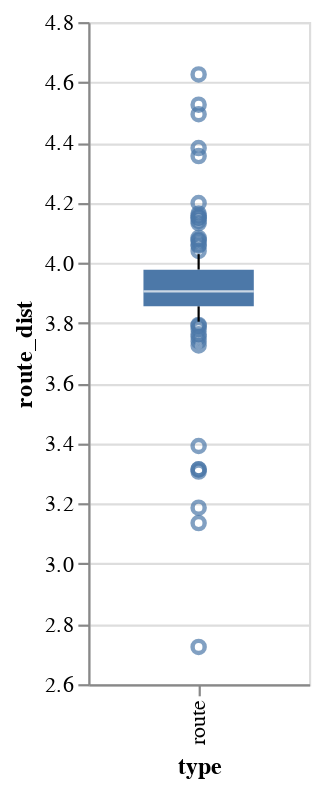

Here is the notebook cell this chart was saved with:
### Code cell
alt.Chart(df_routes).mark_boxplot(size=50, extent=0.5).encode(
    x='type',
    y=alt.Y('route_dist',scale=alt.Scale(zero=False))
).properties(width=100)

### Figure 1 — Vega-Lite specification as saved in the notebook (floating-point values rounded to 4 significant figures)
{"config": {"view": {"continuousWidth": 400, "continuousHeight": 300}}, "data": {"name": "data-57f0f8279ef0262f6bd9412f0ca9efe3"}, "mark": {"type": "boxplot", "extent": 0.5, "size": 50}, "encoding": {"x": {"type": "nominal", "field": "type"}, "y": {"type": "quantitative", "field": "route_dist", "scale": {"zero": false}}}, "width": 100, "$schema": "https://vega.github.io/schema/vega-lite/v4.8.1.json", "datasets": {"data-57f0f8279ef0262f6bd9412f0ca9efe3": [{"start_lon": 9.037, "start_lat": 48.66, "stop_lon": 9.01, "stop_lat": 48.67, "route_dist": 4.494, "route_time": 0.3415, "beeline_dist": 2.135, "beeline_factor": 2.105, "speed": 13.16, "type": "route"}, {"start_lon": 9.339, "start_lat": 48.75, "stop_lon": 9.296, "stop_lat": 48.74, "route_dist": 3.815, "route_time": 0.4096, "beeline_dist": 3.34, "beeline_factor": 1.142, "speed": 9.313, "type": "route"}, {"start_lon": 9.037, "start_lat": 48.84, "stop_lon": 9.042, "stop_lat": 48.87, "route_dist": 4.011, "route_time": 0.3164, "beeline_dist": 3.433, "beeline_factor": 1.168, "speed": 12.68, "type": "route"}, {"start_lon": 9.144, "start_lat": 48.69, "stop_lon": 9.115, "stop_lat": 48.67, "route_dist": 3.804, "route_time": 0.299, "beeline_dist": 3.113, "beeline_factor": 1.222, "speed": 12.72, "type": "route"}, {"start_lon": 9.262, "start_lat": 48.69, "stop_lon": 9.292, "stop_lat": 48.71, "route_dist": 4.526, "route_time": 0.2689, "beeline_dist": 3.065, "beeline_factor": 1.477, "speed": 16.83, "type": "route"}, {"start_lon": 9.249, "start_lat": 48.78, "stop_lon": 9.276, "stop_lat": 48.75, "route_dist": 4.15, "route_time": 0.2692, "beeline_dist": 3.476, "beeline_factor": 1.194, "speed": 15.41, "type": "route"}, {"start_lon": 9.219, "start_lat": 48.76, "stop_lon": 9.184, "stop_lat": 48.77, "route_dist": 3.904, "route_time": 0.2861, "beeline_dist": 3.158, "beeline_factor": 1.236, "speed": 13.65, "type": "route"}, {"start_lon": 9.068, "start_lat": 48.79, "stop_lon": 9.075, "stop_lat": 48.81, "route_dist": 3.314, "route_time": 0.2906, "beeline_dist": 2.416, "beeline_factor": 1.372, "speed": 11.4, "type": "route"}, {"start_lon": 9.168, "start_lat": 48.81, "stop_lon": 9.198, "stop_lat": 48.79, "route_dist": 3.887, "route_time": 0.3428, "beeline_dist": 2.875, "beeline_factor": 1.352, "speed": 11.34, "type": "route"}, {"start_lon": 9.151, "start_lat": 48.78, "stop_lon": 9.162, "stop_lat": 48.81, "route_dist": 3.888, "route_time": 0.3009, "beeline_dist": 3.247, "beeline_factor": 1.197, "speed": 12.92, "type": "route"}, {"start_lon": 9.178, "start_lat": 48.79, "stop_lon": 9.207, "stop_lat": 48.81, "route_dist": 3.9, "route_time": 0.2533, "beeline_dist": 3.307, "beeline_factor": 1.179, "speed": 15.39, "type": "route"}, {"start_lon": 9.194, "start_lat": 48.69, "stop_lon": 9.236, "stop_lat": 48.69, "route_dist": 3.314, "route_time": 0.1989, "beeline_dist": 3.05, "beeline_factor": 1.087, "speed": 16.66, "type": "route"}, {"start_lon": 9.154, "start_lat": 48.73, "stop_lon": 9.122, "stop_lat": 48.72, "route_dist": 3.947, "route_time": 0.2388, "beeline_dist": 3.079, "beeline_factor": 1.282, "speed": 16.53, "type": "route"}, {"start_lon": 9.254, "start_lat": 48.83, "stop_lon": 9.268, "stop_lat": 48.86, "route_dist": 3.892, "route_time": 0.251, "beeline_dist": 3.467, "beeline_factor": 1.123, "speed": 15.51, "type": "route"}, {"start_lon": 9.14, "start_lat": 48.69, "stop_lon": 9.095, "stop_lat": 48.69, "route_dist": 3.949, "route_time": 0.2549, "beeline_dist": 3.292, "beeline_factor": 1.199, "speed": 15.49, "type": "route"}, {"start_lon": 9.253, "start_lat": 48.78, "stop_lon": 9.22, "stop_lat": 48.8, "route_dist": 3.894, "route_time": 0.2362, "beeline_dist": 3.445, "beeline_factor": 1.13, "speed": 16.48, "type": "route"}, {"start_lon": 9.282, "start_lat": 48.76, "stop_lon": 9.312, "stop_lat": 48.74, "route_dist": 3.725, "route_time": 0.2933, "beeline_dist": 3.102, "beeline_factor": 1.201, "speed": 12.7, "type": "route"}, {"start_lon": 9.047, "start_lat": 48.73, "stop_lon": 9.027, "stop_lat": 48.71, "route_dist": 3.901, "route_time": 0.2167, "beeline_dist": 2.909, "beeline_factor": 1.341, "speed": 18.0, "type": "route"}, {"start_lon": 9.276, "start_lat": 48.78, "stop_lon": 9.24, "stop_lat": 48.77, "route_dist": 4.029, "route_time": 0.2942, "beeline_dist": 2.853, "beeline_factor": 1.412, "speed": 13.7, "type": "route"}, {"start_lon": 8.96, "start_lat": 48.72, "stop_lon": 9.007, "stop_lat": 48.73, "route_dist": 3.832, "route_time": 0.2396, "beeline_dist": 3.46, "beeline_factor": 1.108, "speed": 16.0, "type": "route"}, {"start_lon": 9.158, "start_lat": 48.85, "stop_lon": 9.175, "stop_lat": 48.82, "route_dist": 3.957, "route_time": 0.2504, "beeline_dist": 3.489, "beeline_factor": 1.134, "speed": 15.8, "type": "route"}, {"start_lon": 9.096, "start_lat": 48.83, "stop_lon": 9.075, "stop_lat": 48.85, "route_dist": 3.955, "route_time": 0.2198, "beeline_dist": 3.292, "beeline_factor": 1.202, "speed": 18.0, "type": "route"}, {"start_lon": 9.277, "start_lat": 48.8, "stop_lon": 9.234, "stop_lat": 48.8, "route_dist": 3.898, "route_time": 0.2284, "beeline_dist": 3.134, "beeline_factor": 1.244, "speed": 17.06, "type": "route"}, {"start_lon": 9.162, "start_lat": 48.71, "stop_lon": 9.204, "stop_lat": 48.71, "route_dist": 3.922, "route_time": 0.2396, "beeline_dist": 3.083, "beeline_factor": 1.272, "speed": 16.37, "type": "route"}, {"start_lon": 9.17, "start_lat": 48.78, "stop_lon": 9.19, "stop_lat": 48.81, "route_dist": 3.985, "route_time": 0.2635, "beeline_dist": 3.456, "beeline_factor": 1.153, "speed": 15.12, "type": "route"}, {"start_lon": 9.242, "start_lat": 48.68, "stop_lon": 9.254, "stop_lat": 48.71, "route_dist": 3.909, "route_time": 0.2172, "beeline_dist": 3.146, "beeline_factor": 1.243, "speed": 18.0, "type": "route"}, {"start_lon": 9.182, "start_lat": 48.77, "stop_lon": 9.22, "stop_lat": 48.78, "route_dist": 4.018, "route_time": 0.3573, "beeline_dist": 2.991, "beeline_factor": 1.343, "speed": 11.24, "type": "route"}, {"start_lon": 9.138, "start_lat": 48.69, "stop_lon": 9.104, "stop_lat": 48.72, "route_dist": 3.948, "route_time": 0.2628, "beeline_dist": 3.481, "beeline_factor": 1.134, "speed": 15.02, "type": "route"}, {"start_lon": 9.173, "start_lat": 48.76, "stop_lon": 9.136, "stop_lat": 48.78, "route_dist": 3.965, "route_time": 0.3335, "beeline_dist": 3.168, "beeline_factor": 1.252, "speed": 11.89, "type": "route"}, {"start_lon": 9.036, "start_lat": 48.8, "stop_lon": 9.025, "stop_lat": 48.78, "route_dist": 3.925, "route_time": 0.3391, "beeline_dist": 2.643, "beeline_factor": 1.485, "speed": 11.57, "type": "route"}, {"start_lon": 9.231, "start_lat": 48.84, "stop_lon": 9.236, "stop_lat": 48.81, "route_dist": 3.92, "route_time": 0.3749, "beeline_dist": 3.195, "beeline_factor": 1.227, "speed": 10.46, "type": "route"}, {"start_lon": 9.241, "start_lat": 48.75, "stop_lon": 9.215, "stop_lat": 48.73, "route_dist": 3.845, "route_time": 0.2524, "beeline_dist": 3.091, "beeline_factor": 1.244, "speed": 15.23, "type": "route"}, {"start_lon": 8.952, "start_lat": 48.69, "stop_lon": 8.967, "stop_lat": 48.72, "route_dist": 3.857, "route_time": 0.2188, "beeline_dist": 3.177, "beeline_factor": 1.214, "speed": 17.63, "type": "route"}, {"start_lon": 9.213, "start_lat": 48.67, "stop_lon": 9.236, "stop_lat": 48.69, "route_dist": 3.187, "route_time": 0.2089, "beeline_dist": 2.702, "beeline_factor": 1.179, "speed": 15.25, "type": "route"}, {"start_lon": 9.039, "start_lat": 48.71, "stop_lon": 8.99, "stop_lat": 48.71, "route_dist": 3.859, "route_time": 0.2146, "beeline_dist": 3.612, "beeline_factor": 1.069, "speed": 17.98, "type": "route"}, {"start_lon": 9.228, "start_lat": 48.81, "stop_lon": 9.19, "stop_lat": 48.82, "route_dist": 3.922, "route_time": 0.2714, "beeline_dist": 2.935, "beeline_factor": 1.336, "speed": 14.45, "type": "route"}, {"start_lon": 9.258, "start_lat": 48.79, "stop_lon": 9.218, "stop_lat": 48.8, "route_dist": 3.754, "route_time": 0.2256, "beeline_dist": 3.077, "beeline_factor": 1.22, "speed": 16.64, "type": "route"}, {"start_lon": 9.171, "start_lat": 48.79, "stop_lon": 9.187, "stop_lat": 48.82, "route_dist": 3.794, "route_time": 0.219, "beeline_dist": 3.093, "beeline_factor": 1.227, "speed": 17.32, "type": "route"}, {"start_lon": 8.964, "start_lat": 48.74, "stop_lon": 8.998, "stop_lat": 48.72, "route_dist": 3.958, "route_time": 0.2628, "beeline_dist": 3.31, "beeline_factor": 1.196, "speed": 15.06, "type": "route"}, {"start_lon": 9.03, "start_lat": 48.84, "stop_lon": 8.994, "stop_lat": 48.85, "route_dist": 3.822, "route_time": 0.2292, "beeline_dist": 3.197, "beeline_factor": 1.196, "speed": 16.68, "type": "route"}, {"start_lon": 9.37, "start_lat": 48.73, "stop_lon": 9.325, "stop_lat": 48.73, "route_dist": 3.834, "route_time": 0.2373, "beeline_dist": 3.324, "beeline_factor": 1.153, "speed": 16.16, "type": "route"}, {"start_lon": 9.344, "start_lat": 48.69, "stop_lon": 9.341, "stop_lat": 48.72, "route_dist": 3.874, "route_time": 0.3453, "beeline_dist": 2.791, "beeline_factor": 1.388, "speed": 11.22, "type": "route"}, {"start_lon": 9.042, "start_lat": 48.69, "stop_lon": 9.035, "stop_lat": 48.71, "route_dist": 4.072, "route_time": 0.2263, "beeline_dist": 2.368, "beeline_factor": 1.719, "speed": 18.0, "type": "route"}, {"start_lon": 9.142, "start_lat": 48.86, "stop_lon": 9.134, "stop_lat": 48.83, "route_dist": 3.763, "route_time": 0.2195, "beeline_dist": 3.129, "beeline_factor": 1.203, "speed": 17.15, "type": "route"}, {"start_lon": 9.213, "start_lat": 48.83, "stop_lon": 9.191, "stop_lat": 48.81, "route_dist": 4.02, "route_time": 0.4137, "beeline_dist": 3.118, "beeline_factor": 1.289, "speed": 9.718, "type": "route"}, {"start_lon": 9.339, "start_lat": 48.75, "stop_lon": 9.331, "stop_lat": 48.72, "route_dist": 3.975, "route_time": 0.305, "beeline_dist": 2.888, "beeline_factor": 1.376, "speed": 13.03, "type": "route"}, {"start_lon": 9.139, "start_lat": 48.7, "stop_lon": 9.11, "stop_lat": 48.68, "route_dist": 3.78, "route_time": 0.2333, "beeline_dist": 2.98, "beeline_factor": 1.268, "speed": 16.2, "type": "route"}, {"start_lon": 9.15, "start_lat": 48.84, "stop_lon": 9.189, "stop_lat": 48.86, "route_dist": 3.892, "route_time": 0.2754, "beeline_dist": 3.271, "beeline_factor": 1.19, "speed": 14.13, "type": "route"}, {"start_lon": 8.919, "start_lat": 48.78, "stop_lon": 8.963, "stop_lat": 48.79, "route_dist": 4.15, "route_time": 0.2736, "beeline_dist": 3.541, "beeline_factor": 1.172, "speed": 15.17, "type": "route"}, {"start_lon": 9.325, "start_lat": 48.72, "stop_lon": 9.319, "stop_lat": 48.69, "route_dist": 4.626, "route_time": 0.4037, "beeline_dist": 3.205, "beeline_factor": 1.443, "speed": 11.46, "type": "route"}, {"start_lon": 9.135, "start_lat": 48.7, "stop_lon": 9.116, "stop_lat": 48.72, "route_dist": 3.883, "route_time": 0.2217, "beeline_dist": 3.112, "beeline_factor": 1.248, "speed": 17.52, "type": "route"}, {"start_lon": 9.103, "start_lat": 48.78, "stop_lon": 9.084, "stop_lat": 48.8, "route_dist": 3.866, "route_time": 0.2899, "beeline_dist": 2.696, "beeline_factor": 1.434, "speed": 13.34, "type": "route"}, {"start_lon": 8.968, "start_lat": 48.81, "stop_lon": 9.007, "stop_lat": 48.8, "route_dist": 4.061, "route_time": 0.2401, "beeline_dist": 3.218, "beeline_factor": 1.262, "speed": 16.91, "type": "route"}, {"start_lon": 9.23, "start_lat": 48.78, "stop_lon": 9.22, "stop_lat": 48.8, "route_dist": 3.897, "route_time": 0.3023, "beeline_dist": 3.11, "beeline_factor": 1.253, "speed": 12.89, "type": "route"}, {"start_lon": 9.124, "start_lat": 48.67, "stop_lon": 9.136, "stop_lat": 48.64, "route_dist": 4.164, "route_time": 0.2601, "beeline_dist": 3.287, "beeline_factor": 1.267, "speed": 16.01, "type": "route"}, {"start_lon": 9.207, "start_lat": 48.8, "stop_lon": 9.177, "stop_lat": 48.77, "route_dist": 3.93, "route_time": 0.2459, "beeline_dist": 3.669, "beeline_factor": 1.071, "speed": 15.98, "type": "route"}, {"start_lon": 9.167, "start_lat": 48.7, "stop_lon": 9.146, "stop_lat": 48.67, "route_dist": 3.905, "route_time": 0.2197, "beeline_dist": 3.431, "beeline_factor": 1.138, "speed": 17.77, "type": "route"}, {"start_lon": 9.294, "start_lat": 48.76, "stop_lon": 9.332, "stop_lat": 48.75, "route_dist": 3.817, "route_time": 0.2729, "beeline_dist": 3.014, "beeline_factor": 1.266, "speed": 13.99, "type": "route"}, {"start_lon": 9.178, "start_lat": 48.72, "stop_lon": 9.179, "stop_lat": 48.69, "route_dist": 3.983, "route_time": 0.2799, "beeline_dist": 3.139, "beeline_factor": 1.269, "speed": 14.23, "type": "route"}, {"start_lon": 9.016, "start_lat": 48.78, "stop_lon": 9.055, "stop_lat": 48.77, "route_dist": 4.132, "route_time": 0.2469, "beeline_dist": 3.292, "beeline_factor": 1.255, "speed": 16.73, "type": "route"}, {"start_lon": 9.16, "start_lat": 48.76, "stop_lon": 9.138, "stop_lat": 48.78, "route_dist": 3.906, "route_time": 0.2792, "beeline_dist": 2.876, "beeline_factor": 1.358, "speed": 13.99, "type": "route"}, {"start_lon": 9.106, "start_lat": 48.8, "stop_lon": 9.117, "stop_lat": 48.82, "route_dist": 3.135, "route_time": 0.1901, "beeline_dist": 2.765, "beeline_factor": 1.134, "speed": 16.5, "type": "route"}, {"start_lon": 9.217, "start_lat": 48.82, "stop_lon": 9.254, "stop_lat": 48.81, "route_dist": 4.199, "route_time": 0.2815, "beeline_dist": 2.756, "beeline_factor": 1.523, "speed": 14.92, "type": "route"}, {"start_lon": 9.016, "start_lat": 48.71, "stop_lon": 9.001, "stop_lat": 48.68, "route_dist": 3.922, "route_time": 0.2552, "beeline_dist": 3.245, "beeline_factor": 1.209, "speed": 15.37, "type": "route"}, {"start_lon": 9.048, "start_lat": 48.71, "stop_lon": 9.09, "stop_lat": 48.72, "route_dist": 3.791, "route_time": 0.2541, "beeline_dist": 3.247, "beeline_factor": 1.167, "speed": 14.92, "type": "route"}, {"start_lon": 9.343, "start_lat": 48.73, "stop_lon": 9.301, "stop_lat": 48.73, "route_dist": 3.97, "route_time": 0.2737, "beeline_dist": 3.209, "beeline_factor": 1.237, "speed": 14.5, "type": "route"}, {"start_lon": 9.19, "start_lat": 48.78, "stop_lon": 9.156, "stop_lat": 48.79, "route_dist": 3.937, "route_time": 0.3316, "beeline_dist": 2.933, "beeline_factor": 1.342, "speed": 11.87, "type": "route"}, {"start_lon": 9.107, "start_lat": 48.72, "stop_lon": 9.077, "stop_lat": 48.73, "route_dist": 3.74, "route_time": 0.2398, "beeline_dist": 2.654, "beeline_factor": 1.409, "speed": 15.59, "type": "route"}, {"start_lon": 9.197, "start_lat": 48.77, "stop_lon": 9.237, "stop_lat": 48.77, "route_dist": 4.083, "route_time": 0.2843, "beeline_dist": 2.993, "beeline_factor": 1.364, "speed": 14.36, "type": "route"}, {"start_lon": 9.277, "start_lat": 48.75, "stop_lon": 9.244, "stop_lat": 48.74, "route_dist": 3.896, "route_time": 0.3388, "beeline_dist": 2.606, "beeline_factor": 1.495, "speed": 11.5, "type": "route"}, {"start_lon": 9.144, "start_lat": 48.7, "stop_lon": 9.112, "stop_lat": 48.68, "route_dist": 3.805, "route_time": 0.2723, "beeline_dist": 2.941, "beeline_factor": 1.294, "speed": 13.97, "type": "route"}, {"start_lon": 9.313, "start_lat": 48.78, "stop_lon": 9.348, "stop_lat": 48.75, "route_dist": 3.952, "route_time": 0.2611, "beeline_dist": 3.629, "beeline_factor": 1.089, "speed": 15.14, "type": "route"}, {"start_lon": 9.286, "start_lat": 48.7, "stop_lon": 9.314, "stop_lat": 48.72, "route_dist": 3.829, "route_time": 0.2181, "beeline_dist": 3.087, "beeline_factor": 1.24, "speed": 17.56, "type": "route"}, {"start_lon": 9.22, "start_lat": 48.87, "stop_lon": 9.171, "stop_lat": 48.86, "route_dist": 3.875, "route_time": 0.2166, "beeline_dist": 3.603, "beeline_factor": 1.076, "speed": 17.89, "type": "route"}, {"start_lon": 9.259, "start_lat": 48.71, "stop_lon": 9.282, "stop_lat": 48.73, "route_dist": 4.157, "route_time": 0.2788, "beeline_dist": 3.06, "beeline_factor": 1.359, "speed": 14.91, "type": "route"}, {"start_lon": 9.047, "start_lat": 48.79, "stop_lon": 9.038, "stop_lat": 48.77, "route_dist": 3.306, "route_time": 0.248, "beeline_dist": 2.356, "beeline_factor": 1.404, "speed": 13.33, "type": "route"}, {"start_lon": 9.32, "start_lat": 48.71, "stop_lon": 9.275, "stop_lat": 48.71, "route_dist": 3.873, "route_time": 0.2227, "beeline_dist": 3.315, "beeline_factor": 1.168, "speed": 17.39, "type": "route"}, {"start_lon": 9.177, "start_lat": 48.77, "stop_lon": 9.214, "stop_lat": 48.79, "route_dist": 4.04, "route_time": 0.3372, "beeline_dist": 3.371, "beeline_factor": 1.198, "speed": 11.98, "type": "route"}, {"start_lon": 9.2, "start_lat": 48.75, "stop_lon": 9.19, "stop_lat": 48.78, "route_dist": 3.899, "route_time": 0.2634, "beeline_dist": 3.211, "beeline_factor": 1.214, "speed": 14.8, "type": "route"}, {"start_lon": 9.02, "start_lat": 48.66, "stop_lon": 9.017, "stop_lat": 48.68, "route_dist": 3.98, "route_time": 0.2781, "beeline_dist": 2.542, "beeline_factor": 1.566, "speed": 14.31, "type": "route"}, {"start_lon": 9.135, "start_lat": 48.74, "stop_lon": 9.143, "stop_lat": 48.71, "route_dist": 3.859, "route_time": 0.2629, "beeline_dist": 3.328, "beeline_factor": 1.16, "speed": 14.68, "type": "route"}, {"start_lon": 9.138, "start_lat": 48.75, "stop_lon": 9.168, "stop_lat": 48.77, "route_dist": 3.899, "route_time": 0.2783, "beeline_dist": 3.305, "beeline_factor": 1.18, "speed": 14.01, "type": "route"}, {"start_lon": 9.097, "start_lat": 48.83, "stop_lon": 9.068, "stop_lat": 48.8, "route_dist": 3.941, "route_time": 0.2473, "beeline_dist": 3.253, "beeline_factor": 1.211, "speed": 15.93, "type": "route"}, {"start_lon": 9.227, "start_lat": 48.83, "stop_lon": 9.263, "stop_lat": 48.82, "route_dist": 3.963, "route_time": 0.2956, "beeline_dist": 3.045, "beeline_factor": 1.301, "speed": 13.41, "type": "route"}, {"start_lon": 9.013, "start_lat": 48.8, "stop_lon": 9.057, "stop_lat": 48.81, "route_dist": 3.862, "route_time": 0.322, "beeline_dist": 3.345, "beeline_factor": 1.155, "speed": 11.99, "type": "route"}, {"start_lon": 9.232, "start_lat": 48.74, "stop_lon": 9.201, "stop_lat": 48.72, "route_dist": 3.977, "route_time": 0.2444, "beeline_dist": 3.058, "beeline_factor": 1.3, "speed": 16.27, "type": "route"}, {"start_lon": 9.141, "start_lat": 48.78, "stop_lon": 9.141, "stop_lat": 48.76, "route_dist": 3.942, "route_time": 0.3611, "beeline_dist": 3.018, "beeline_factor": 1.306, "speed": 10.92, "type": "route"}, {"start_lon": 9.152, "start_lat": 48.76, "stop_lon": 9.115, "stop_lat": 48.75, "route_dist": 3.856, "route_time": 0.3401, "beeline_dist": 3.08, "beeline_factor": 1.252, "speed": 11.34, "type": "route"}, {"start_lon": 9.371, "start_lat": 48.72, "stop_lon": 9.411, "stop_lat": 48.7, "route_dist": 3.391, "route_time": 0.2266, "beeline_dist": 3.166, "beeline_factor": 1.071, "speed": 14.96, "type": "route"}, {"start_lon": 8.982, "start_lat": 48.72, "stop_lon": 8.941, "stop_lat": 48.71, "route_dist": 4.355, "route_time": 0.2686, "beeline_dist": 3.043, "beeline_factor": 1.431, "speed": 16.21, "type": "route"}, {"start_lon": 9.184, "start_lat": 48.9, "stop_lon": 9.194, "stop_lat": 48.86, "route_dist": 4.077, "route_time": 0.2402, "beeline_dist": 3.6, "beeline_factor": 1.133, "speed": 16.97, "type": "route"}, {"start_lon": 9.153, "start_lat": 48.76, "stop_lon": 9.194, "stop_lat": 48.76, "route_dist": 4.057, "route_time": 0.3549, "beeline_dist": 3.03, "beeline_factor": 1.339, "speed": 11.43, "type": "route"}, {"start_lon": 9.205, "start_lat": 48.69, "stop_lon": 9.208, "stop_lat": 48.67, "route_dist": 4.381, "route_time": 0.252, "beeline_dist": 2.236, "beeline_factor": 1.959, "speed": 17.38, "type": "route"}, {"start_lon": 9.231, "start_lat": 48.77, "stop_lon": 9.198, "stop_lat": 48.79, "route_dist": 3.854, "route_time": 0.4187, "beeline_dist": 3.11, "beeline_factor": 1.239, "speed": 9.205, "type": "route"}, {"start_lon": 9.261, "start_lat": 48.71, "stop_lon": 9.217, "stop_lat": 48.7, "route_dist": 3.964, "route_time": 0.2354, "beeline_dist": 3.389, "beeline_factor": 1.17, "speed": 16.84, "type": "route"}, {"start_lon": 9.291, "start_lat": 48.73, "stop_lon": 9.279, "stop_lat": 48.76, "route_dist": 4.139, "route_time": 0.3727, "beeline_dist": 2.887, "beeline_factor": 1.434, "speed": 11.11, "type": "route"}, {"start_lon": 9.051, "start_lat": 48.8, "stop_lon": 9.027, "stop_lat": 48.82, "route_dist": 3.911, "route_time": 0.304, "beeline_dist": 2.712, "beeline_factor": 1.442, "speed": 12.86, "type": "route"}, {"start_lon": 9.156, "start_lat": 48.82, "stop_lon": 9.114, "stop_lat": 48.83, "route_dist": 3.848, "route_time": 0.2649, "beeline_dist": 3.144, "beeline_factor": 1.224, "speed": 14.52, "type": "route"}, {"start_lon": 9.345, "start_lat": 48.76, "stop_lon": 9.325, "stop_lat": 48.75, "route_dist": 2.724, "route_time": 0.2307, "beeline_dist": 1.966, "beeline_factor": 1.386, "speed": 11.81, "type": "route"}, {"start_lon": 9.016, "start_lat": 48.8, "stop_lon": 9.006, "stop_lat": 48.83, "route_dist": 3.866, "route_time": 0.2769, "beeline_dist": 3.271, "beeline_factor": 1.182, "speed": 13.96, "type": "route"}]}}
